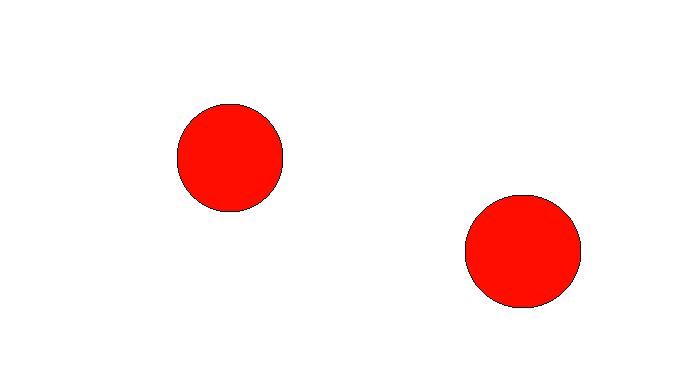
#> input picture untitled.png, 683 x 384 px
$ python -i main.py   (imports and definitions only)   (older library calls are emulated)
#> lines starting #> are read from the running program, lines starting #| are printed output that depends on the picture; after the words box and inside, x2 and y2 are one past the last pixel; in counts of white or black regions, pixels touching at a corner belong together
#> further down, picture is the input picture: shape (384, 683, 3); mean B, G, R 236, 237, 254.4
import numpy as np
import cv2
import socket
import ctypes
import math

# [1 line that did not run here, left out]
address = ("127.0.0.1" , 8000)
# [1 line not run here, left out]

def process(img):
    blur = cv2.GaussianBlur(img, (3,3), 0)
    gray = cv2.cvtColor(blur, cv2.COLOR_BGR2GRAY)
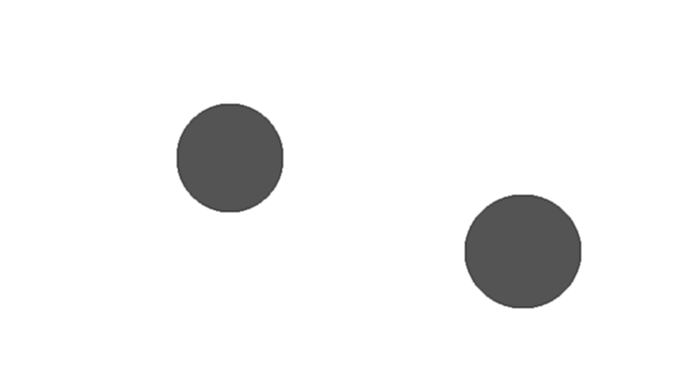
#> gray: shape (384, 683); min 64, max 255, mean 242.1
    _, thresh = cv2.threshold(gray, 75, 255, cv2.THRESH_BINARY)
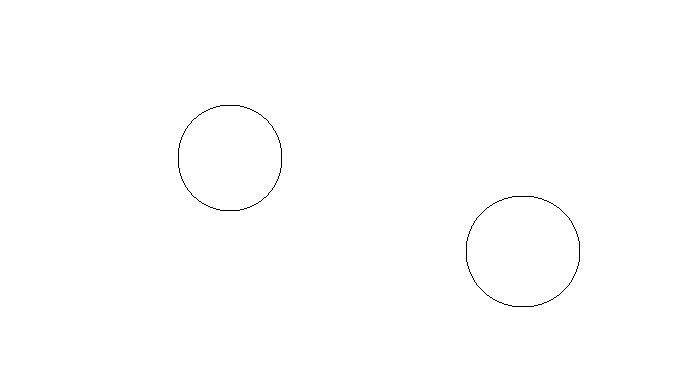
#> thresh: shape (384, 683); 99.8% white; black in thin lines or dots, all inside (x1, y1, x2, y2) = (178, 105, 580, 307)
    # mask = cv2.erode(thresh, None , iterations = 1)
    # mask = cv2.dilate(mask, None , iterations = 1)
    # return mask
    return thresh

# [47 lines left out: functions isCircular, main, not called in this run]

def shutdown():
    cv2.destroyAllWindows()
    sock.close()

# [3 lines not run here, left out]

>>> import cv2
>>> picture = cv2.imread('untitled.png')
>>> result = process(picture)
